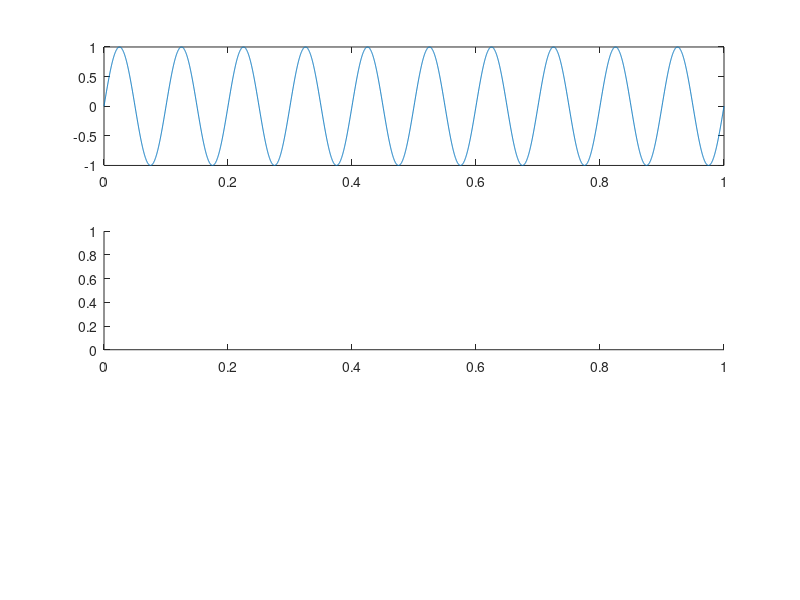

The MATLAB source for this figure: (Note: this script raises an error after producing the figure.)
%function y = quant(x,L,a,b)
a=-1;
b=1;
L=10;
Fo = 10;
Fs = 5000;
Ts = 1/5000;
t_dis = 0:Ts:1; %intervals for sampling
xn = sin(2*pi*Fo*t_dis); %sampled signal x[n]

MAE = [];
SQNR = [];

for b = 1:8
  
   figure; %starting a new figure for the loop
    subplot(3,1,1); 
    xlabel('t');
    ylabel('X[n]'); 
    plot(t_dis,xn); %plotting sampled signal
    
    subplot(3,1,2);
    L = 2^b; %getting total levels
    xq = quant(xn,L,-1,1); %getting quantized signal
    plot(t_dis,xq); %plotting quantized signal
    xlabel('t') ;
    ylabel('X_q[n]'); 

    subplot(3,1,3);
    eq = xn - xq; %Quantisation Error
    MAXb = max(abs(eq(:))); %MAE
    MAE = [MAE,MAXb]; 
    plot(t_dis,eq); 
    xlabel('t') ;
    ylabel('X[n] - X_q[n]'); 
   
    NUM = xn.^2; %Numerator
    DEN = eq.^2; %Denominator
    NUMSUM = sum(NUM(:));
    DENSUM = sum(DEN(:));
    SQNTb = NUMSUM/DENSUM; 
    SQNR = [SQNR, SQNTb]; 
 
end

%MAE ERROR GRAPH
figure;
b = 1:8;
plot(b, MAE); %MAE in y-axis and bits value in x-axis
xlabel('Bits Value') ;
ylabel('Maximum Absolute Error'); 
title('MAE');
figure;
hold on;

plot(b,SQNR);
%SQNR_BOOK = 1.5 * 2^(2b)
SQNR_BOOK = (1.5)*(2.^(2*b));
plot(b,SQNR_BOOK);
title('SQNR COMPARISON');
xlabel('Bits Value') ;
ylabel('SQNR Theory and Practical Comparison');
hold off;

    
    
    